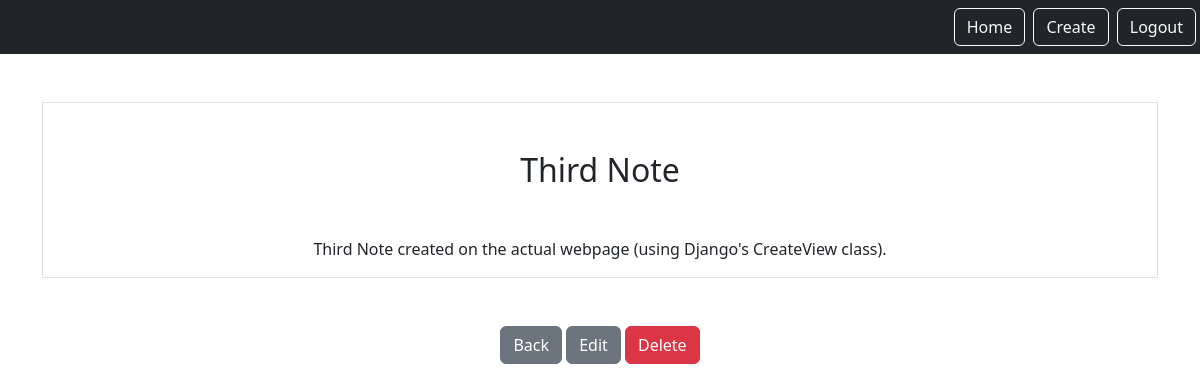
The page /smart/notes/3 (signed in) on the database its author committed.
### notes/models.py (models this page shows)
class Notes(models.Model):
    title = models.CharField(max_length=200)
    text = models.TextField()
    created = models.DateTimeField(auto_now_add=True)
    user = models.ForeignKey(User, on_delete=models.CASCADE, related_name="notes")

### notes/views.py (the view)
# urls.py: path('notes/<int:pk>', views.NotesDetailView.as_view(), name="notes.detail"),
class NotesDetailView(LoginRequiredMixin, DetailView):
    model = Notes
    context_object_name = "note"
    login_url = "/login"

### notes/templates/notes/notes_detail.html
{% extends 'base.html' %}
{% block content %}
<div class="border round">
    <h2 class="my-5">{{note.title}}</h2>
    <p>{{note.text}}</p>
</div>
<a href="{% url 'notes.list' %}" class="btn btn-secondary my-5">Back</a>
<a href="{% url 'notes.update' pk=note.id%}" class="btn btn-secondary my-5">Edit</a>
<a href="{% url 'notes.delete' pk=note.id%}" class="btn btn-danger my-5">Delete</a>
{% endblock %}

### rows shown on the page
Notes: title "Third Note", text "Third Note created on the actual webpage (using Django's CreateView class)."
